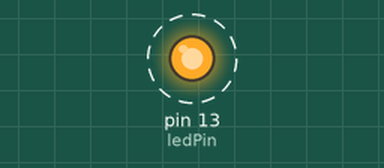
Simulated run of this sketch. Board: Arduino Uno, built with avr-gcc and run on an emulated ATmega328P. Shown: output pins drawn as LEDs (lit = HIGH). Dashed ring = blinking. What the sketch prints to the serial monitor is not drawn.

Above: at 0.15 s.
Timing chart, 0 to 3.0 s (numbered marks = the images above):
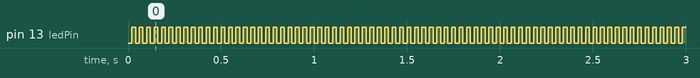

The sketch:

Heart_pyPlotter_multi.ino
```cpp
/*
 * Testing a python plotter with Teensy 3.5
 * Works along with Heart_multiPlotter1.py python script
 *
 */

unsigned long timer = 0;
long loopTime = 20000;   // microseconds
float val1 = 2.0; // Reminder: on Teensy float and double are different sizes
float val2 = 40.0;
float val3 = 80.0;
float stepSize = 10.0;
float minVal = 0.0;
float maxVal = 512.0;
bool climb = true;
#define ledPin 13

void setup() {
  pinMode(ledPin, OUTPUT);
  digitalWrite(ledPin, HIGH);

  Serial.begin(9600); // speed doesn't matter for Teensy3.5
  while (!Serial) {
    // Wait for serial connection to establish
  }
//  Serial.println("Hello");
  digitalWrite(ledPin, LOW);
  timer = micros();
}

void loop() {
  timeSync(loopTime);

  val1 = rampFunc(val1, stepSize, minVal, maxVal, climb);
  val2 = rampFunc(val2, stepSize, minVal, maxVal, climb);
  val3 = rampFunc(val3, stepSize, minVal, maxVal, climb);
  if (val1 > maxVal | val2 > maxVal | val3 > maxVal) climb = !climb;
  if (val1 < minVal | val2 < minVal | val3 < minVal) climb = !climb;
//  Serial.print(val1);
//  Serial.print(", ");
//  Serial.print(val2);
//  Serial.print(", ");
//  Serial.println(val3);
  sendToPC(&val1, &val2, &val3);
//  Serial.println(val);
  digitalWrite(ledPin, !digitalRead(ledPin));

}

void timeSync(unsigned long deltaT)
{
  unsigned long currTime = micros();
  long timeToDelay = deltaT - (currTime - timer);
  if (timeToDelay > 5000)
  {
    delay(timeToDelay / 1000);
    delayMicroseconds(timeToDelay % 1000);
  }
  else if (timeToDelay > 0)
  {
    delayMicroseconds(timeToDelay);
  }
  else
  {
      // timeToDelay is negative so we start immediately
  }
  timer = currTime + timeToDelay;
}

// On Teensy, a float is 4 bytes, while a double is 8 bytes
void sendToPC(float* data1, float* data2, float* data3)
{
  byte* byteData1 = (byte*)(data1);
  byte* byteData2 = (byte*)(data2);
  byte* byteData3 = (byte*)(data3);
  byte buf[12] = {byteData1[0], byteData1[1], byteData1[2], byteData1[3],
                 byteData2[0], byteData2[1], byteData2[2], byteData2[3],
                 byteData3[0], byteData3[1], byteData3[2], byteData3[3]};
  Serial.write(buf, 12);
}


//***************
float rampFunc(float val, float stepSize, float minVal, float maxVal, bool climb) {
  if (climb & (val < maxVal) ){
    val = val + stepSize;
  } else if ( !climb & (val > minVal) ) {
    val = val - stepSize;
  }
  return val;
}
```

Measured:
- by itself, pin 13 (ledPin): alternates HIGH for 0.02 s and LOW for 0.02 s
